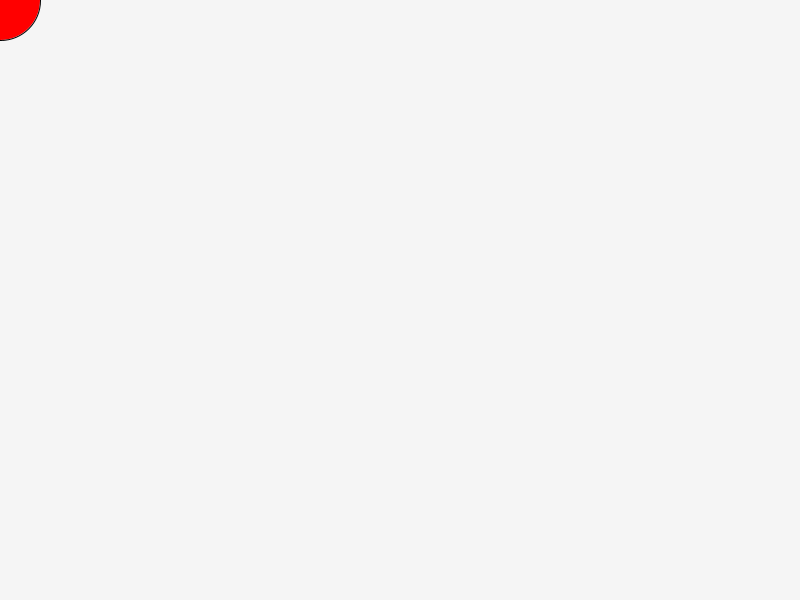
Frame 1 (no input)
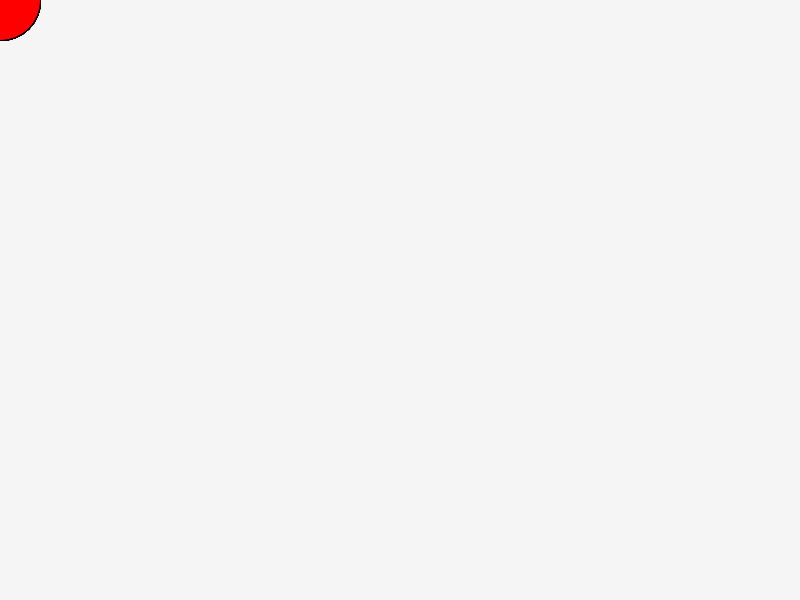
Frame 60 (the mouse pressed at the canvas centre just before this capture)
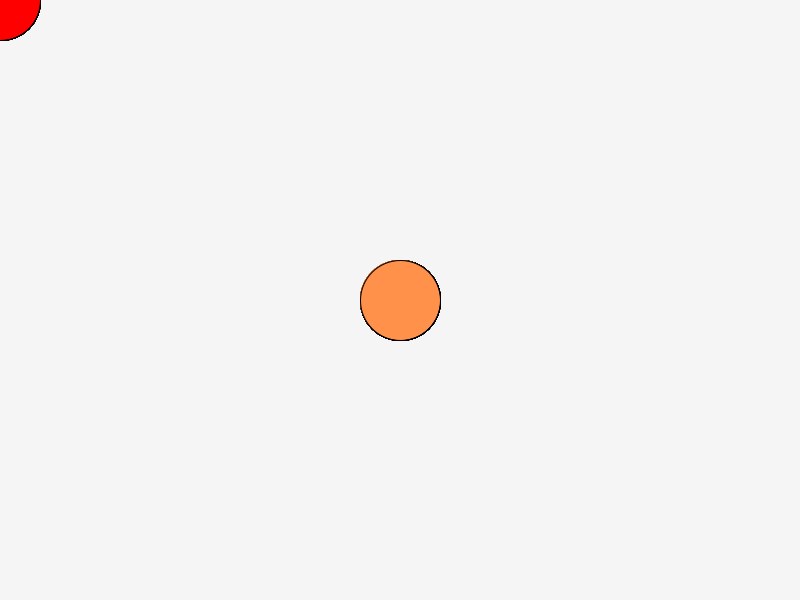
Frame 120 (the mouse held since frame 60 and released just before this capture)

The Processing sketch that drew these frames (run headless with seeded random() and noise(); from frame 60 on, the mouse is pressed at the canvas centre):

// Processing sketch: Palma_Florencia_2
// ── Palma_Florencia_2.pde
float colR = 0;
float colG = 0;
float colB = 0;

void setup() {
  size(800,600);
  background(245);
}

void draw() {


colR = map(mouseY, 600, 480, 0, 255);
colG = map(mouseY, 60, 480, 0, 255);
colB = map(mouseX, 300, 640, 0, 255);

fill(colR,colG,colB);
ellipse(mouseX, mouseY, 80, 80);}

void keyPressed() {
  if(key=='b'){
background(0);} }
